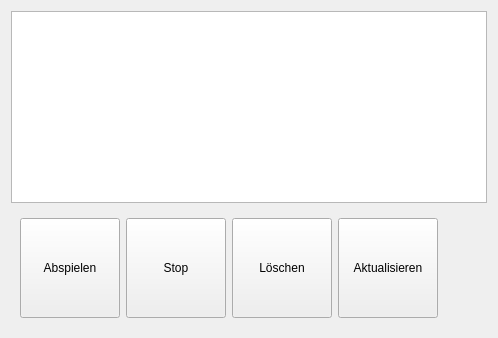
     <widget class="QWidget" name="page_tel_recordings">
      <layout class="QVBoxLayout" name="verticalLayout_3">
       <item>
        <widget class="QListWidget" name="listWidget_tel">
         <property name="font">
          <font>
           <pointsize>15</pointsize>
          </font>
         </property>
         <property name="alternatingRowColors">
          <bool>true</bool>
         </property>
        </widget>
       </item>
       <item>
        <widget class="QWidget" name="widget_tel" native="true">
         <layout class="QHBoxLayout" name="horizontalLayout_3">
          <item>
           <widget class="QPushButton" name="pushButton_tel_play">
            <property name="sizePolicy">
             <sizepolicy hsizetype="Fixed" vsizetype="Fixed">
              <horstretch>0</horstretch>
              <verstretch>0</verstretch>
             </sizepolicy>
            </property>
            <property name="minimumSize">
             <size>
              <width>100</width>
              <height>100</height>
             </size>
            </property>
            <property name="text">
             <string>Abspielen</string>
            </property>
           </widget>
          </item>
          <item>
           <widget class="QPushButton" name="pushButton_tel_stop">
            <property name="minimumSize">
             <size>
              <width>100</width>
              <height>100</height>
             </size>
            </property>
            <property name="text">
             <string>Stop</string>
            </property>
           </widget>
          </item>
          <item>
           <widget class="QPushButton" name="pushButton_tel_delete">
            <property name="minimumSize">
             <size>
              <width>100</width>
              <height>100</height>
             </size>
            </property>
            <property name="text">
             <string>Löschen</string>
            </property>
           </widget>
          </item>
          <item>
           <widget class="QPushButton" name="pushButton_tel_refresh">
            <property name="minimumSize">
             <size>
              <width>100</width>
              <height>100</height>
             </size>
            </property>
            <property name="text">
             <string>Aktualisieren</string>
            </property>
           </widget>
          </item>
          <item>
           <spacer name="horizontalSpacer_2">
            <property name="orientation">
             <enum>Qt::Horizontal</enum>
            </property>
            <property name="sizeHint" stdset="0">
             <size>
              <width>40</width>
              <height>20</height>
             </size>
            </property>
           </spacer>
          </item>
         </layout>
        </widget>
       </item>
      </layout>
     </widget>
